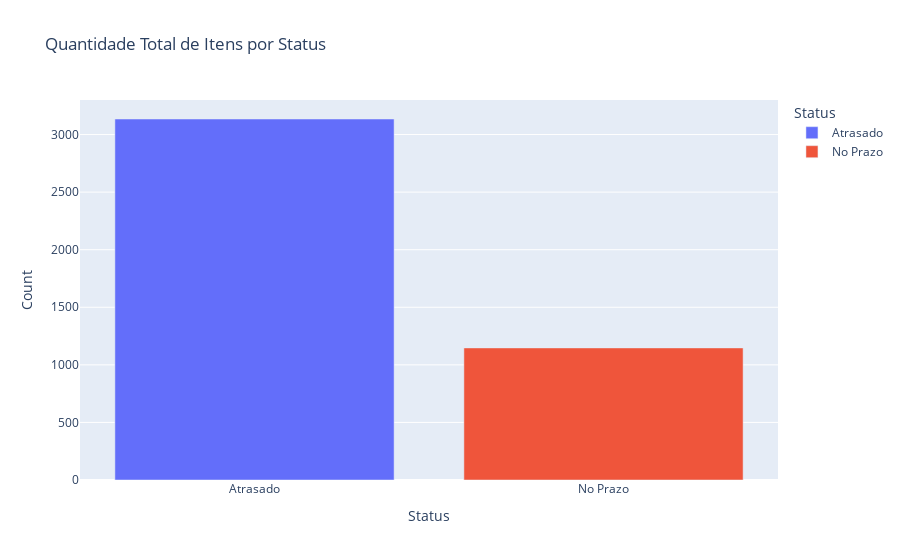

The notebook cell saved with this chart:
### Code cell
import plotly.express as px

# Agrupar os dados por 'Status' e somar os valores da coluna 'Itens'

# Gráfico de barras
fig = px.bar(df_aggregated, 
             x='Status', 
             y='Count', 
             color='Status', 
             title='Quantidade Total de Itens por Status',
             labels={'Status': 'Status do Item', 'Status': 'Status'})


# Exibe o gráfico
fig.show()

### Figure 1 — Plotly figure (JSON) as saved in the notebook; plotly's stock layout.template omitted (floating-point values rounded to 4 significant figures)
{"data": [{"alignmentgroup": "True", "hovertemplate": "Status=%{x}<br>Count=%{y}<extra></extra>", "legendgroup": "Atrasado", "marker": {"color": "#636efa", "pattern": {"shape": ""}}, "name": "Atrasado", "offsetgroup": "Atrasado", "orientation": "v", "showlegend": true, "textposition": "auto", "type": "bar", "x": ["Atrasado"], "xaxis": "x", "y": [3135], "yaxis": "y"}, {"alignmentgroup": "True", "hovertemplate": "Status=%{x}<br>Count=%{y}<extra></extra>", "legendgroup": "No Prazo", "marker": {"color": "#EF553B", "pattern": {"shape": ""}}, "name": "No Prazo", "offsetgroup": "No Prazo", "orientation": "v", "showlegend": true, "textposition": "auto", "type": "bar", "x": ["No Prazo"], "xaxis": "x", "y": [1147], "yaxis": "y"}], "layout": {"barmode": "relative", "legend": {"title": {"text": "Status"}, "tracegroupgap": 0}, "title": {"text": "Quantidade Total de Itens por Status"}, "xaxis": {"anchor": "y", "categoryarray": ["Atrasado", "No Prazo"], "categoryorder": "array", "domain": [0, 1], "title": {"text": "Status"}}, "yaxis": {"anchor": "x", "domain": [0, 1], "title": {"text": "Count"}}}}
